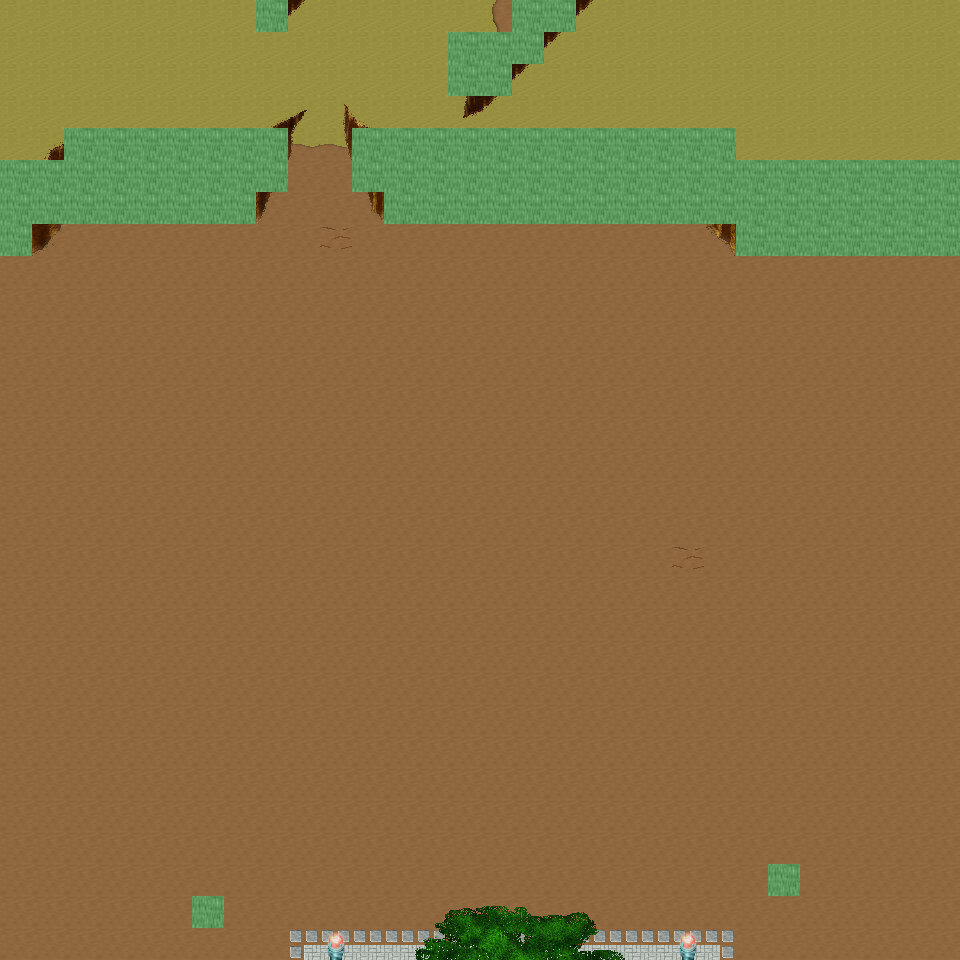

Rendered tile map (Tiled .tmx) drawn with the repository's tilesets; below, a short description and the map source with its tile grids summarised:
An orthogonal 30x30 tile map with 32x32 px tiles, 6 tile layers (Ground, Object, Object2, Above, ...), 37 tilesets and 6 objects (6x mapExit).

<map version="1.0" orientation="orthogonal" renderorder="right-down" width="30" height="30" tilewidth="32" tileheight="32" nextobjectid="7">
  <tileset firstgid="1" name="tileset_ground_ground" tilewidth="32" tileheight="32" tilecount="33" columns="3">
    <image source="../drawable/tileset_ground_ground.png" width="96" height="352" />
  </tileset>
  <tileset firstgid="34" name="tileset_ground_ridge_earth_dark" tilewidth="32" tileheight="32" tilecount="96" columns="12">
    <image source="../drawable/tileset_ground_ridge_earth_dark.png" width="384" height="256" />
  </tileset>
  <tileset firstgid="130" name="tileset_logic_collision" tilewidth="32" tileheight="32" tilecount="1" columns="1">
    <image source="../drawable/tileset_logic_collision.png" width="32" height="32" />
  </tileset>
  <tileset firstgid="131" name="tileset_logic_portal" tilewidth="32" tileheight="32" tilecount="24" columns="8">
    <image source="../drawable/tileset_logic_portal.png" width="256" height="96" />
  </tileset>
  <tileset firstgid="155" name="tileset_building_fence_fence_chunky" tilewidth="32" tileheight="32" tilecount="21" columns="3">
    <image source="../drawable/tileset_building_fence_fence_chunky.png" width="96" height="224" />
  </tileset>
  <tileset firstgid="176" name="tileset_item_statue_girl_with_bird" tilewidth="32" tileheight="32" tilecount="12" columns="4">
    <image source="../drawable/tileset_item_statue_girl_with_bird.png" width="128" height="96" />
  </tileset>
  <tileset firstgid="188" name="tileset_plant_bush_hosta" tilewidth="32" tileheight="32" tilecount="9" columns="3">
    <image source="../drawable/tileset_plant_bush_hosta.png" width="96" height="96" />
  </tileset>
  <tileset firstgid="197" name="tileset_logic_item_sheepfood" tilewidth="32" tileheight="32" tilecount="1" columns="1">
    <image source="../drawable/tileset_logic_item_sheepfood.png" width="32" height="32" />
  </tileset>
  <tileset firstgid="198" name="tileset_ground_rock_rocks_3" tilewidth="32" tileheight="32" tilecount="16" columns="4">
    <image source="../drawable/tileset_ground_rock_rocks_3.png" width="128" height="128" />
  </tileset>
  <tileset firstgid="214" name="tileset_item_statue_crystal_statues" tilewidth="32" tileheight="32" tilecount="12" columns="6">
    <image source="../drawable/tileset_item_statue_crystal_statues.png" width="192" height="64" />
  </tileset>
  <tileset firstgid="226" name="tileset_plant_tree_maple_tree" tilewidth="32" tileheight="32" tilecount="72" columns="8">
    <image source="../drawable/tileset_plant_tree_maple_tree.png" width="256" height="288" />
  </tileset>
  <tileset firstgid="298" name="tileset_plant_stump_small_stump" tilewidth="32" tileheight="32" tilecount="4" columns="2">
    <image source="../drawable/tileset_plant_stump_small_stump.png" width="64" height="64" />
  </tileset>
  <tileset firstgid="302" name="tileset_item_statue_plants_potted_stone" tilewidth="32" tileheight="32" tilecount="6" columns="3">
    <image source="../drawable/tileset_item_statue_plants_potted_stone.png" width="96" height="64" />
  </tileset>
  <tileset firstgid="308" name="tileset_logic_creature_sheep" tilewidth="32" tileheight="32" tilecount="1" columns="1">
    <image source="../drawable/tileset_logic_creature_sheep.png" width="32" height="32" />
  </tileset>
  <tileset firstgid="309" name="tileset_furniture_chair_bench_white" tilewidth="32" tileheight="32" tilecount="8" columns="2">
    <image source="../drawable/tileset_furniture_chair_bench_white.png" width="64" height="128" />
  </tileset>
  <tileset firstgid="317" name="tileset_furniture_sink_dark_side_on" tilewidth="32" tileheight="32" tilecount="6" columns="3">
    <image source="../drawable/tileset_furniture_sink_dark_side_on.png" width="96" height="64" />
  </tileset>
  <tileset firstgid="323" name="tileset_object_birds" tilewidth="32" tileheight="32" tilecount="4" columns="2">
    <image source="../drawable/tileset_object_birds.png" width="64" height="64" />
  </tileset>
  <tileset firstgid="327" name="tileset_logic_creature_animal" tilewidth="32" tileheight="32" tilecount="32" columns="8">
    <image source="../drawable/tileset_logic_creature_animal.png" width="256" height="128" />
  </tileset>
  <tileset firstgid="359" name="tileset_ground_earth_edges" tilewidth="32" tileheight="32" tilecount="18" columns="6">
    <image source="../drawable/tileset_ground_earth_edges.png" width="192" height="96" />
  </tileset>
  <tileset firstgid="377" name="tileset_ground_grass_corners" tilewidth="32" tileheight="32" tilecount="24" columns="6">
    <image source="../drawable/tileset_ground_grass_corners.png" width="192" height="128" />
  </tileset>
  <tileset firstgid="401" name="tileset_building_stairs_stairs_grey" tilewidth="32" tileheight="32" tilecount="6" columns="3">
    <image source="../drawable/tileset_building_stairs_stairs_grey.png" width="96" height="64" />
  </tileset>
  <tileset firstgid="407" name="tileset_logic_creature_ent" tilewidth="32" tileheight="32" tilecount="4" columns="4">
    <image source="../drawable/tileset_logic_creature_ent.png" width="128" height="32" />
  </tileset>
  <tileset firstgid="411" name="tileset_plant_tree_pine_tree" tilewidth="32" tileheight="32" tilecount="20" columns="4">
    <image source="../drawable/tileset_plant_tree_pine_tree.png" width="128" height="160" />
  </tileset>
  <tileset firstgid="431" name="tileset_plant_tree_oak_tree" tilewidth="32" tileheight="32" tilecount="20" columns="4">
    <image source="../drawable/tileset_plant_tree_oak_tree.png" width="128" height="160" />
  </tileset>
  <tileset firstgid="451" name="tileset_plant_tree_chestnut_tree" tilewidth="32" tileheight="32" tilecount="20" columns="4">
    <image source="../drawable/tileset_plant_tree_chestnut_tree.png" width="128" height="160" />
  </tileset>
  <tileset firstgid="471" name="tileset_building_thatched_roof_cottage1" tilewidth="32" tileheight="32" tilecount="20" columns="4">
    <image source="../drawable/tileset_building_thatched_roof_cottage1.png" width="128" height="160" />
  </tileset>
  <tileset firstgid="491" name="tileset_building_thatched_roof_cottage2" tilewidth="32" tileheight="32" tilecount="20" columns="4">
    <image source="../drawable/tileset_building_thatched_roof_cottage2.png" width="128" height="160" />
  </tileset>
  <tileset firstgid="511" name="tileset_logic_item_vegetable" tilewidth="32" tileheight="32" tilecount="16" columns="8">
    <image source="../drawable/tileset_logic_item_vegetable.png" width="256" height="64" />
  </tileset>
  <tileset firstgid="527" name="tileset_object_well" tilewidth="32" tileheight="32" tilecount="4" columns="2">
    <image source="../drawable/tileset_object_well.png" width="64" height="64" />
  </tileset>
  <tileset firstgid="531" name="tileset_plant_flower_flower_bed_1" tilewidth="32" tileheight="32" tilecount="35" columns="7">
    <image source="../drawable/tileset_plant_flower_flower_bed_1.png" width="224" height="160" />
  </tileset>
  <tileset firstgid="566" name="tileset_plant_flower_small_flower_bed" tilewidth="32" tileheight="32" tilecount="12" columns="3">
    <image source="../drawable/tileset_plant_flower_small_flower_bed.png" width="96" height="128" />
  </tileset>
  <tileset firstgid="578" name="tileset_plant_flower_small_flower_bed_2" tilewidth="32" tileheight="32" tilecount="12" columns="3">
    <image source="../drawable/tileset_plant_flower_small_flower_bed_2.png" width="96" height="128" />
  </tileset>
  <tileset firstgid="590" name="tileset_plant_flower_foxgloves" tilewidth="32" tileheight="32" tilecount="4" columns="2">
    <image source="../drawable/tileset_plant_flower_foxgloves.png" width="64" height="64" />
  </tileset>
  <tileset firstgid="594" name="tileset_plant_flower_hothouse_flowers" tilewidth="32" tileheight="32" tilecount="72" columns="6">
    <image source="../drawable/tileset_plant_flower_hothouse_flowers.png" width="192" height="384" />
  </tileset>
  <tileset firstgid="666" name="tileset_plant_bush_bush_mult_colored" tilewidth="32" tileheight="32" tilecount="6" columns="3">
    <image source="../drawable/tileset_plant_bush_bush_mult_colored.png" width="96" height="64" />
  </tileset>
  <tileset firstgid="672" name="tileset_object_ents" tilewidth="32" tileheight="32" tilecount="50" columns="5">
    <image source="../drawable/tileset_object_ents.png" width="160" height="320" />
  </tileset>
  <tileset firstgid="722" name="tileset_ground_green_paving" tilewidth="32" tileheight="32" tilecount="18" columns="3">
    <image source="../drawable/tileset_ground_green_paving.png" width="96" height="192" />
  </tileset>
  <layer name="Ground" width="30" height="30">
    <data>[900 cells, 900 non-empty, 2 distinct tile ids]</data>
  </layer>
  <layer name="Object" width="30" height="30">
    <data>[900 cells, 123 non-empty, 33 distinct tile ids]</data>
  </layer>
  <layer name="Object2" width="30" height="30">
    <data>[900 cells, 16 non-empty, 14 distinct tile ids]</data>
  </layer>
  <layer name="Above" width="30" height="30">
    <data>[900 cells, 16 non-empty, 15 distinct tile ids]</data>
  </layer>
  <layer name="Above2" width="30" height="30">
    <data>[900 cells, 0 non-empty, 0 distinct tile ids]</data>
  </layer>
  <layer name="Walkable" width="30" height="30">
    <data>[900 cells, 91 non-empty, 1 distinct tile ids]</data>
  </layer>
  <objectgroup name="MapEvents">
    <object id="1" name="north" type="mapExit" x="0" y="0" width="256" height="32">
      <properties>
        <property name="map" value="level_0_x187_y9" />
        <property name="x" value="0" />
        <property name="y" value="28" />
      </properties>
    </object>
    <object id="2" name="north2" type="mapExit" x="288" y="0" width="224" height="32">
      <properties>
        <property name="map" value="level_0_x187_y9" />
        <property name="x" value="9" />
        <property name="y" value="28" />
      </properties>
    </object>
    <object id="3" name="north3" type="mapExit" x="576" y="0" width="384" height="32">
      <properties>
        <property name="map" value="level_0_x187_y9" />
        <property name="x" value="18" />
        <property name="y" value="28" />
      </properties>
    </object>
    <object id="4" name="south" type="mapExit" x="0" y="928" width="960" height="32">
      <properties>
        <property name="map" value="level_0_x187_y11" />
        <property name="x" value="0" />
        <property name="y" value="1" />
      </properties>
    </object>
    <object id="5" name="east" type="mapExit" x="928" y="0" width="32" height="160">
      <properties>
        <property name="map" value="level_0_x188_y10" />
        <property name="x" value="1" />
        <property name="y" value="0" />
      </properties>
    </object>
    <object id="6" name="east2" type="mapExit" x="928" y="256" width="32" height="704">
      <properties>
        <property name="map" value="level_0_x188_y10" />
        <property name="x" value="1" />
        <property name="y" value="8" />
      </properties>
    </object>
  </objectgroup>
</map>
